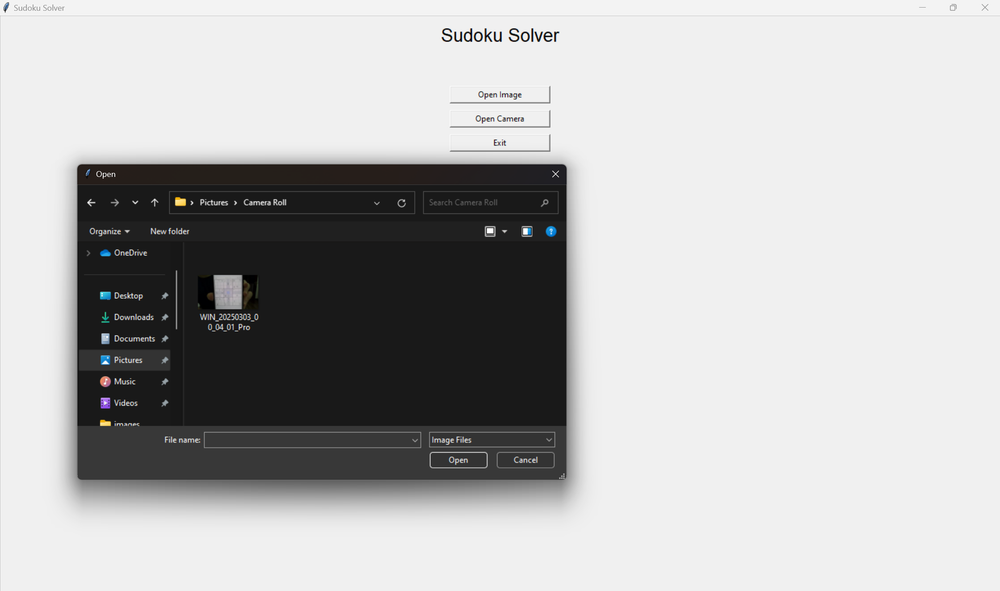
#> input picture Selecting image.png, 1000 x 591 px, shrunk from 2238 x 1323 before the run
$ python -i preprocessing.py   (imports and definitions only)
#> lines starting #> are read from the running program, lines starting #| are printed output that depends on the picture; after the words box and inside, x2 and y2 are one past the last pixel; in counts of white or black regions, pixels touching at a corner belong together
#> further down, picture is the input picture: shape (591, 1000, 3); mean B, G, R 182.7, 182.7, 182.8
import cv2


def pre_processing(img):
    imgGray = cv2.cvtColor(img, cv2.COLOR_BGR2GRAY)
    imgBlur = cv2.GaussianBlur(imgGray, (15, 15), 1, 1)
    imgThresh = cv2.adaptiveThreshold(
        imgBlur, 255, cv2.ADAPTIVE_THRESH_GAUSSIAN_C, cv2.THRESH_BINARY_INV, 11, 2
    )
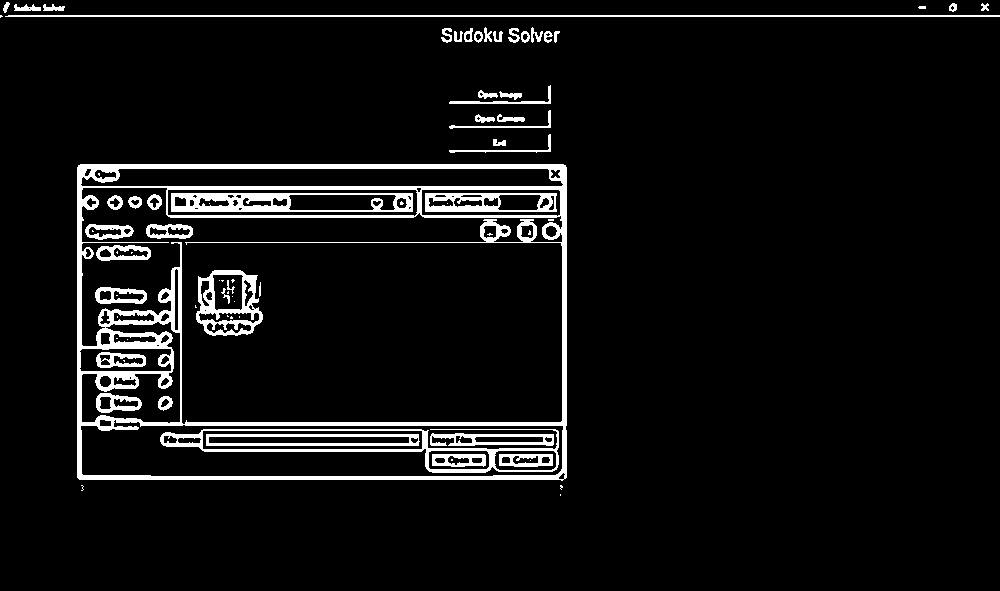
#> imgThresh: shape (591, 1000); 6.4% white; 79 white regions (31 under 20 px), largest, box (x1, y1, x2, y2) and area: (77, 164, 567, 481) 18303, (160, 429, 559, 473) 2771, (171, 193, 413, 212) 2508
    return imgThresh

>>> import cv2
>>> picture = cv2.imread('Selecting image.png')
>>> result = pre_processing(picture)

$ run again, on Interface.png
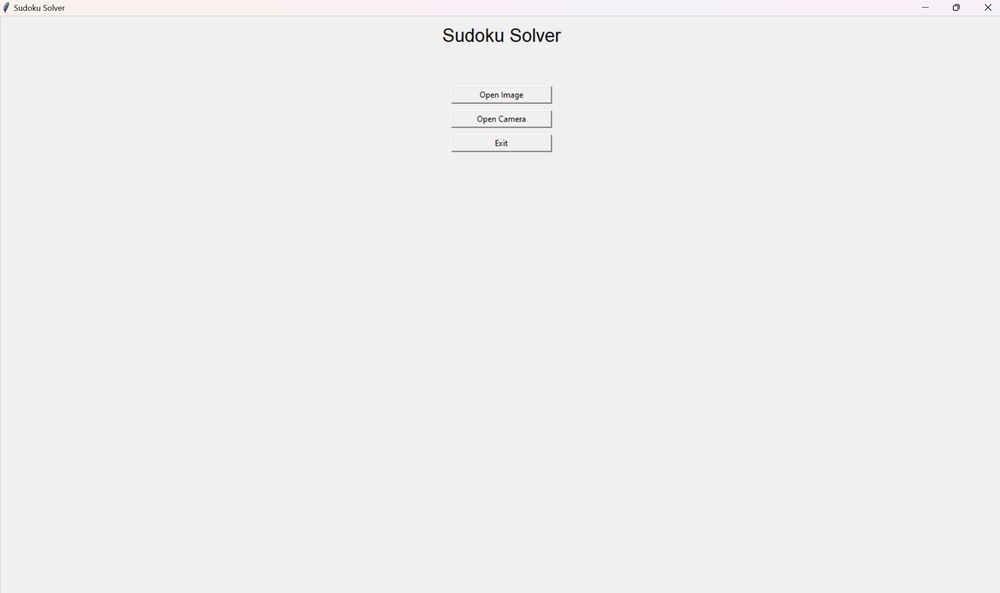
#> input picture Interface.png, 1000 x 593 px, shrunk from 2231 x 1324 before the run
#> picture is the input picture: shape (593, 1000, 3); mean B, G, R 239.7, 239.6, 239.8
#> in pre_processing, `imgThresh = cv2.adaptiveThreshold( imgBlur, 255, cv2.ADAPTIVE_THRESH_G..`:
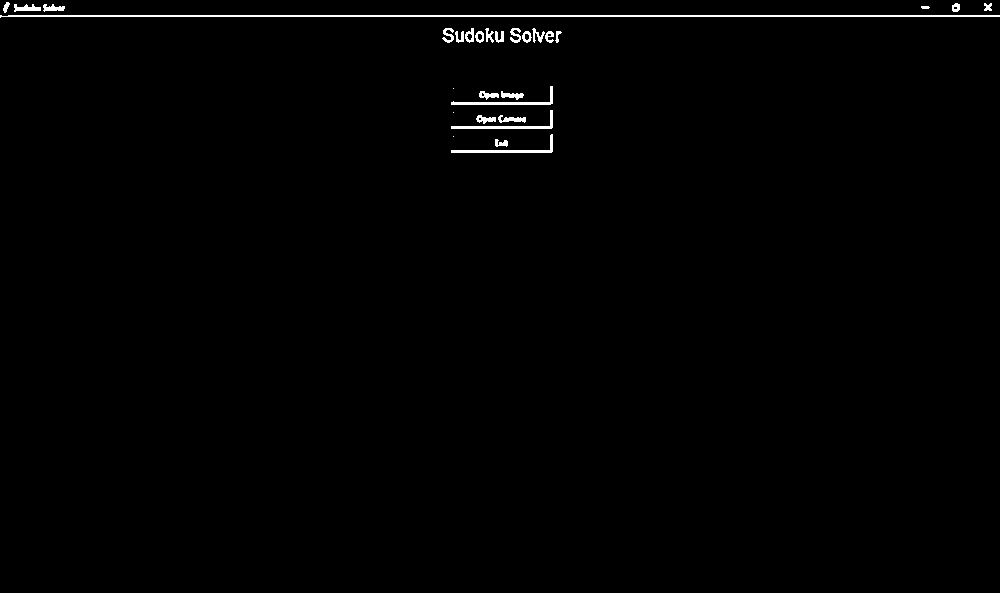
#> imgThresh: shape (593, 1000); 0.8% white in thin lines or dots, all inside (x1, y1, x2, y2) = (0, 2, 1000, 153)

$ run again, on Scanning.png
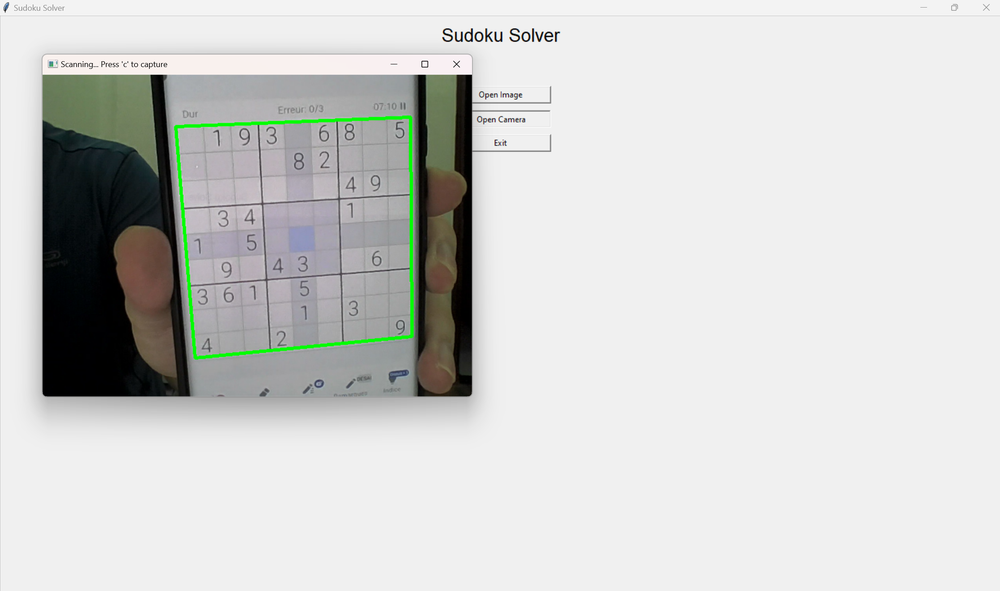
#> input picture Scanning.png, 1000 x 591 px, shrunk from 2235 x 1322 before the run
#> picture is the input picture: shape (591, 1000, 3); mean B, G, R 206.7, 208.5, 207.4
#> in pre_processing, `imgGray = cv2.cvtColor(img, cv2.COLOR_BGR2GRAY)`:
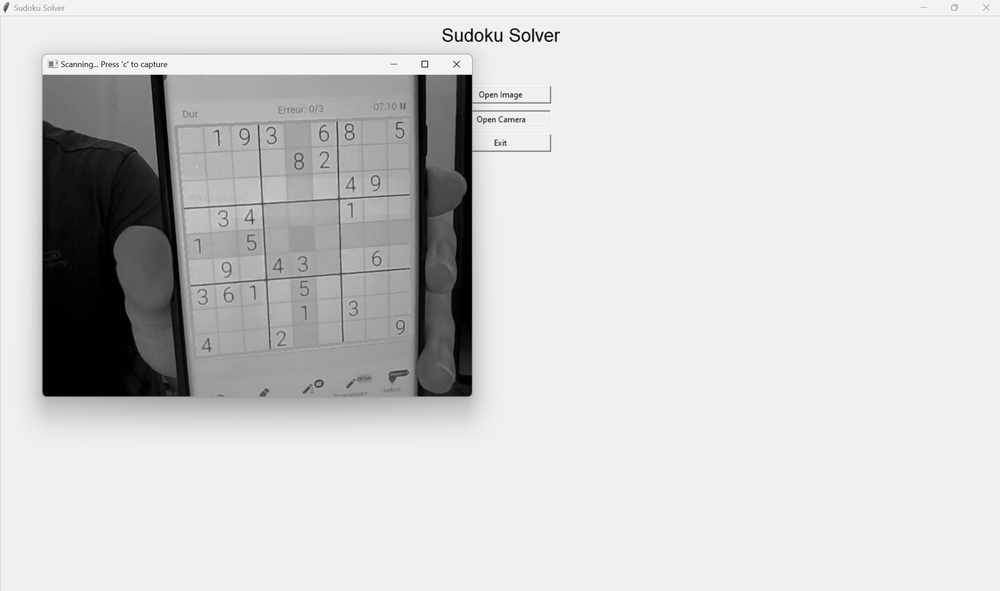
#> imgGray: shape (591, 1000); min 0, max 255, mean 207.9
#> in pre_processing, `imgThresh = cv2.adaptiveThreshold( imgBlur, 255, cv2.ADAPTIVE_THRESH_G..`:
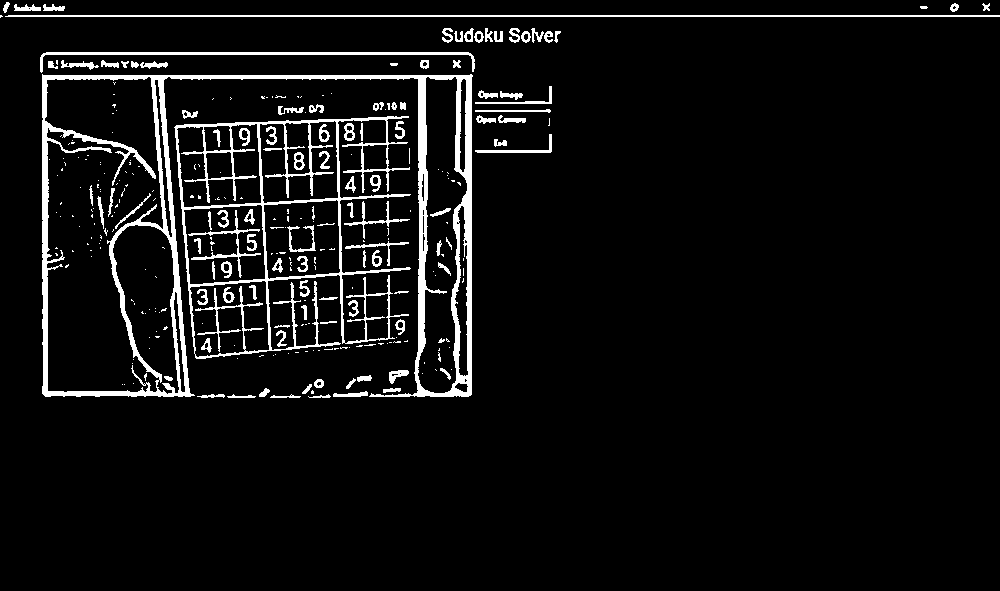
#> imgThresh: shape (591, 1000); 6% white; 299 white regions (189 under 20 px), largest, box (x1, y1, x2, y2) and area: (42, 74, 473, 397) 15094, (174, 116, 411, 359) 7331, (5, 15, 1000, 17) 1987

$ run again, on Solved puzzle.png
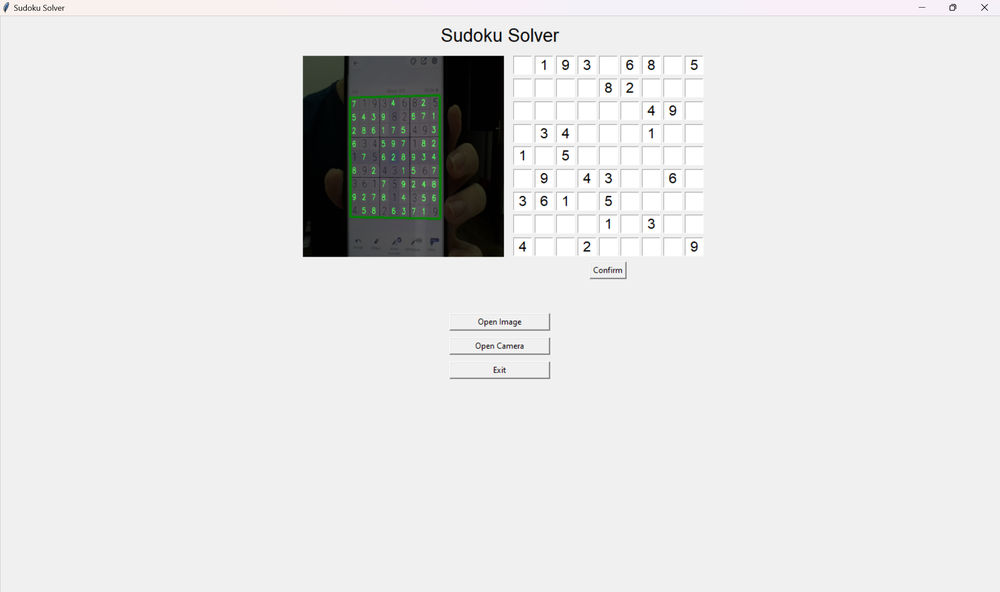
#> input picture Solved puzzle.png, 1000 x 592 px, shrunk from 2239 x 1325 before the run
#> picture is the input picture: shape (592, 1000, 3); mean B, G, R 226.2, 226.3, 226.3
#> in pre_processing, `imgThresh = cv2.adaptiveThreshold( imgBlur, 255, cv2.ADAPTIVE_THRESH_G..`:
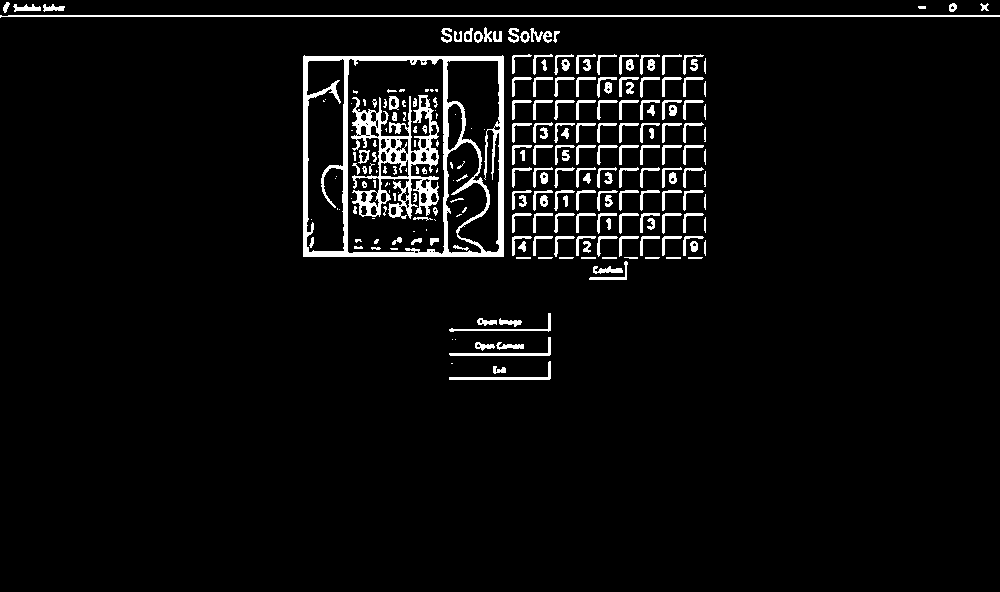
#> imgThresh: shape (592, 1000); 4.7% white; 242 white regions (51 under 20 px), largest, box (x1, y1, x2, y2) and area: (303, 55, 504, 257) 7429, (351, 95, 439, 219) 3967, (0, 15, 1000, 18) 1995
